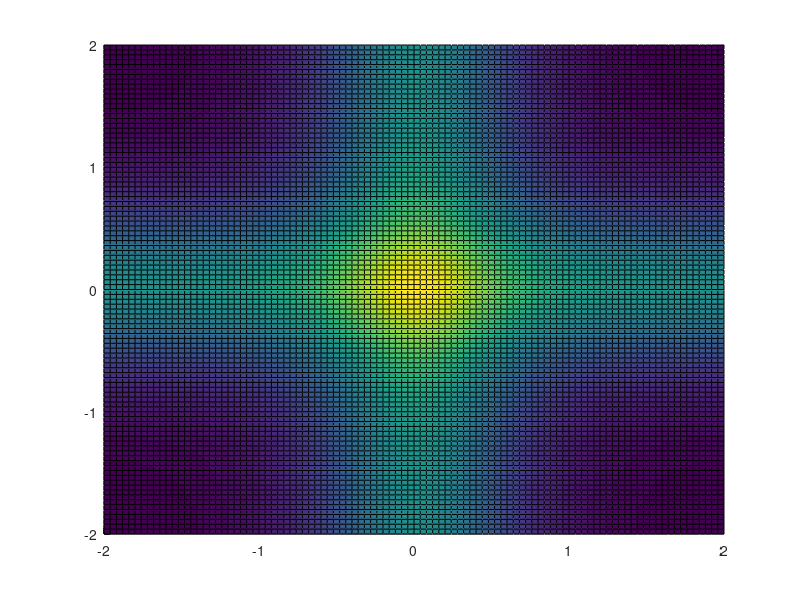

This figure's MATLAB source: (Note: this script raises an error after producing the figure.)
%% EQUIVOCATION QUASARS 
    %%%% Data generation
%close all; 
clear all;

% Creates the QPSK symbol locations
a = [1+j -1+j -1-j 1-j];

epsilon = .5;
sigmaSquared = .5;
for re = -50:50         % -50:50 creates a 101 x 101 grid
    for im = -50:50
        x(re+51,im+51) = (re/25) + (im/25)*j;
    end
end
real_x = real(x);
imag_x = imag(x);

fx = zeros(4, 101, 101);
fxSum = zeros(1, 101, 101);
for loop = 1:4
    fx(loop,:,:) = (1/(2*pi*sigmaSquared))*exp((-1/(2*sigmaSquared))*abs((x-1*a(loop)).^2));
    fxSum(1, :,:) = fxSum(1, :,:) + fx(loop,:,:);
end

p_a = zeros(4, 101, 101);
for loop = 1:4
    p_a(loop,:,:) = fx(loop,:,:) ./ fxSum;
end

H = zeros(101, 101);
% probOfX = 1 / (101*101);
sumOfProb = zeros(101, 101);
for xCoord = -50:50
    for yCoord = -50:50
        for loop = 1:4
            sumOfProb(xCoord+51,yCoord+51) = sumOfProb(xCoord+51,yCoord+51) + p_a(loop,xCoord+51,yCoord+51)*log2(p_a(loop,xCoord+51,yCoord+51));
        end
        H((xCoord+51), (yCoord+51)) = -(sumOfProb(xCoord+51, yCoord+51));
    end
end


%% Plot Equivocation
figure();
hold on
plot(a,'o', 'MarkerFaceColor', 'white', 'Color', 'black'); % Need to fix where this plots on the z axis
surface(real_x, imag_x, H);
title("\sigma^2 = " + string(sigmaSquared));
xlabel('real');
ylabel('imaginary');
zlabel('Equivocation');
view(45, 60);
colormap(jet);
hold off



%% Plot Mutual Information
I = 2 - H;
C(I<epsilon) = 1;
C((I>=epsilon) & (I < (1+epsilon))) = 2;
C(I>=(1+epsilon)) = 3;
C = reshape(C,size(I));

a_heights = [(I(76,76)+.01) (I(26,76)+.01) (I(26,26)+.01) (I(76,26)+.01)];

figure();
hold on
plot3(real(a), imag(a), a_heights, 'o', 'MarkerFaceColor', 'white', 'Color', 'black');
surface(real_x, imag_x, I, C);
xlabel('In-Phase');
ylabel('Quadrature');
zlabel('I(X^n;Z^n)');
view(45, 60);
colormap([0,1,0;1,0,0;0,0,1]);
% saveas(gcf,'SymbolInformationGraph','epsc');
hold off

figure()
contour(I);


%%  Bits lost 
bits = zeros(101,101);
for c = 1:101
    for d = 1:101
        if (I(c,d) < epsilon)
            bits(c,d) = 2;
        else if (I(c,d) < 1+epsilon)
                bits(c,d) = 1;
            else
                bits (c,d) = 0;
            end
        end
    end
end 

figure();
hold on
plot(a,'o', 'MarkerFaceColor', 'white', 'Color', 'black'); % Need to fix where this plots on the z axis
surface(real_x, imag_x, bits);
title("\sigma^2 = " + string(sigmaSquared));
xlabel('real');
ylabel('imaginary');
zlabel('Bits');
view(45, 60);
colormap(jet);
